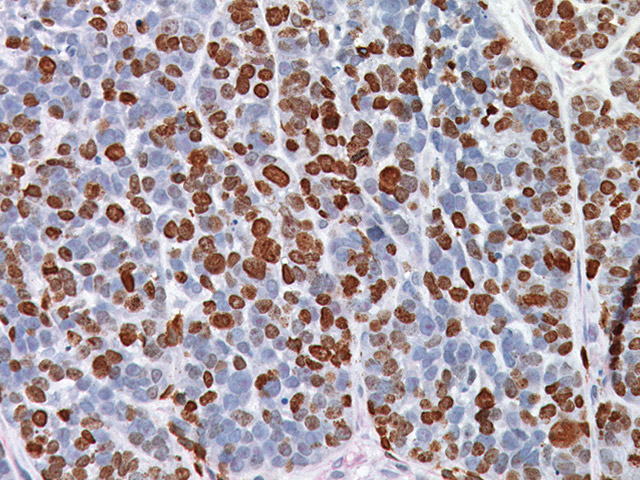
#> input picture img/nuclei.jpg, 640 x 480 px, found by its file name
$ python 'with while loop.py'   (older library calls are emulated)
#> lines starting #> are read from the running program, lines starting #| are printed output that depends on the picture
# This is a sample Python script.

# Press Shift+F10 to execute it or replace it with your code.
# Press Double Shift to search everywhere for classes, files, tool windows, actions, and settings.

# DEFAULT BROWN LIMITS
# lower_brown = np.array([5,50,50])
# upper_brown = np.array([40, 255, 255])

import cv2
import sys
import numpy as np
from matplotlib import pylab
import mahotas as mh
import requests
from functools import reduce

def nothing(x):
    pass

global l_h
global l_s
global l_v
global u_h
global u_s
global u_v
global lower_range
global upper_range
global img, mask, res, hsv


def SetVals():
    l_h = 5
    l_s = 50
    l_v = 50
    u_h = 40
    u_s = 255
    u_v = 255
    lower_range = np.array([l_h, l_s, l_v])
    upper_range = np.array([u_h, u_s, u_v])

def CreateTrackbar():
    cv2.createTrackbar("L - H", "Trackbars", 0, 179, nothing)
    cv2.createTrackbar("L - S", "Trackbars", 0, 255, nothing)
    cv2.createTrackbar("L - V", "Trackbars", 0, 255, nothing)
    cv2.createTrackbar("U - H", "Trackbars", 179, 179, nothing)
    cv2.createTrackbar("U - S", "Trackbars", 255, 255, nothing)
    cv2.createTrackbar("U - V", "Trackbars", 255, 255, nothing)

def SaveImage(x):
    pass

def CountPixels(mask, hsv):
    maskShape = mask.shape
    allPixels = 1
    for i in maskShape:
        allPixels *= i
    print('simple for loop: ' + str(allPixels))

    allPixels2 = reduce(lambda x, y: x * y, maskShape)
    print('lambda expression: ' + str(allPixels2))

    allPixels3 = mask.size
    print('img.size function: ' + str(allPixels3))

    whitePixels = cv2.countNonZero(mask)
    print ('white pixelstry.py: ' + str(whitePixels))

    blackPixels = allPixels - whitePixels
    print('black pixes:' + str(blackPixels))

    whitePixPerc = (whitePixels  / allPixels) * 100
    blackPixPerc = (blackPixels  / allPixels) * 100
    print('white pixels (cancerogenni) define: ' + str(round(whitePixPerc, 2)) + '%' + ' of the image.')
    print('black pixels (fine) define: ' + str(round(blackPixPerc, 2)) + '%' + ' of the image.')

cv2.namedWindow("Trackbars")
img = cv2.imread(r"D:\side-projects\nuclei\img\nuclei.jpg")
#> img is the input picture: shape (480, 640, 3); mean B, G, R 165.7, 158.6, 170.6
CreateTrackbar()
SetVals()

while True:


    # Get the new values of the trackbar in real time as the user changes them
    l_h = cv2.getTrackbarPos("L - H", "Trackbars")
    l_s = cv2.getTrackbarPos("L - S", "Trackbars")
    l_v = cv2.getTrackbarPos("L - V", "Trackbars")
    u_h = cv2.getTrackbarPos("U - H", "Trackbars")
    u_s = cv2.getTrackbarPos("U - S", "Trackbars")
    u_v = cv2.getTrackbarPos("U - V", "Trackbars")

    # Set the lower and upper HSV range according to the value selected by the trackbar
    lower_range = np.array([l_h, l_s, l_v])
    upper_range = np.array([u_h, u_s, u_v])

    # Convert the BGR image to HSV image.
    hsv = cv2.cvtColor(img, cv2.COLOR_BGR2HSV)
#> hsv: shape (480, 640, 3); mean H, S, V 90.5, 50.9, 182.3

    # Threshold the HSV image to get only blue colors. Filter the image and get the binary mask, where white represents your target color
    mask = cv2.inRange(hsv, lower_range, upper_range)
#> mask: shape (480, 640); every value is 255

    #You can also visualize the real part of the target color (Optional)
    res = cv2.bitwise_and(img, img, mask=mask)

    # Converting the binary mask to 3 channel image, this is just so we can stack it with the others
    mask_3 = cv2.cvtColor(mask, cv2.COLOR_GRAY2BGR)
#> mask_3: shape (480, 640, 3); every value is 255

    # stack the mask, orginal frame and the filtered result
    stacked = np.hstack((mask_3, img, res))
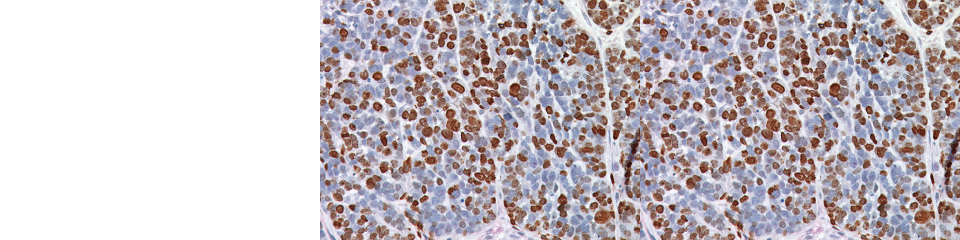
#> stacked: shape (480, 1920, 3) (shown at 1/2 size); mean B, G, R 195.5, 190.7, 198.8

    # Show this stacked frame at 40% of the size.
    cv2.imshow('Trackbars',cv2.resize(stacked, None, fx=0.8, fy=0.8))
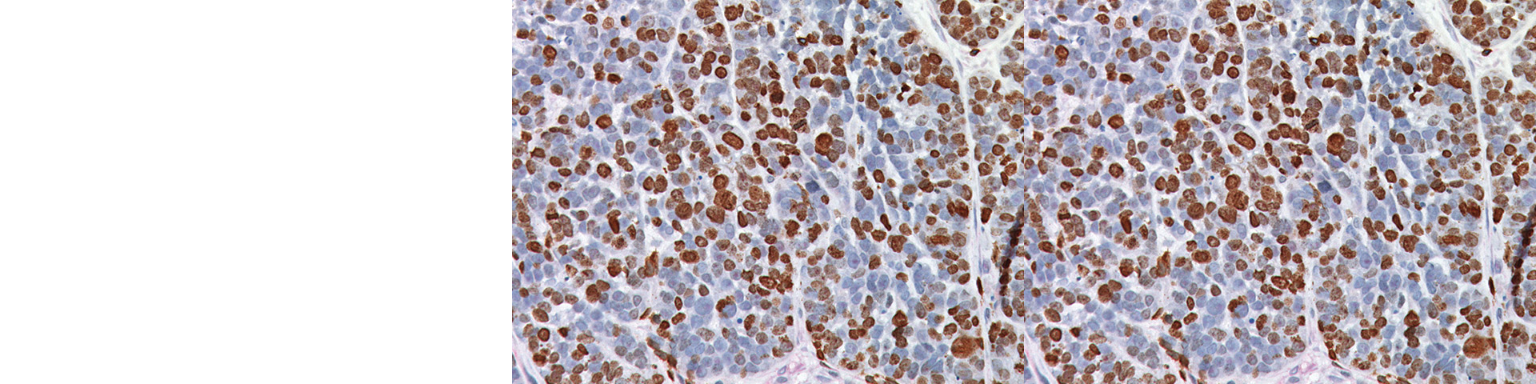
#> window 'Trackbars': shape (384, 1536, 3); mean B, G, R 195.4, 190.7, 198.7

    # Count pixels
    CountPixels(mask, hsv)
#| simple for loop: 307200
#| lambda expression: 307200
#| img.size function: 307200
#> in CountPixels, `whitePixels = cv2.countNonZero(mask)`: whitePixels = 307200
#| white pixelstry.py: 307200
#> in CountPixels, `blackPixels = allPixels - whitePixels`: blackPixels = 0
#| black pixes:0
#> in CountPixels, `whitePixPerc = (whitePixels  / allPixels) * 100`: whitePixPerc = 100
#> in CountPixels, `blackPixPerc = (blackPixels  / allPixels) * 100`: blackPixPerc = 0
#| white pixels (cancerogenni) define: 100.0% of the image.
#| black pixels (fine) define: 0.0% of the image.

    # If the user presses ESC then exit the program
    key = cv2.waitKey(1)
#> (key Esc is pressed here)
    if key == 27:
        break

    # If the user presses `s` then print this array.
    if key == ord('s'):
        thearray = [[l_h, l_s, l_v], [u_h, u_s, u_v]]
        print(thearray)

        # Also save this array as penval.npy
        np.save('hsv_value', thearray)
        break
    i = 0
    i=+i

cv2.imwrite(r'D:\side-projects\nuclei\th-ing.jpg', mask)
cv2.destroyAllWindows()


# [25 lines of commented-out code are left out]
